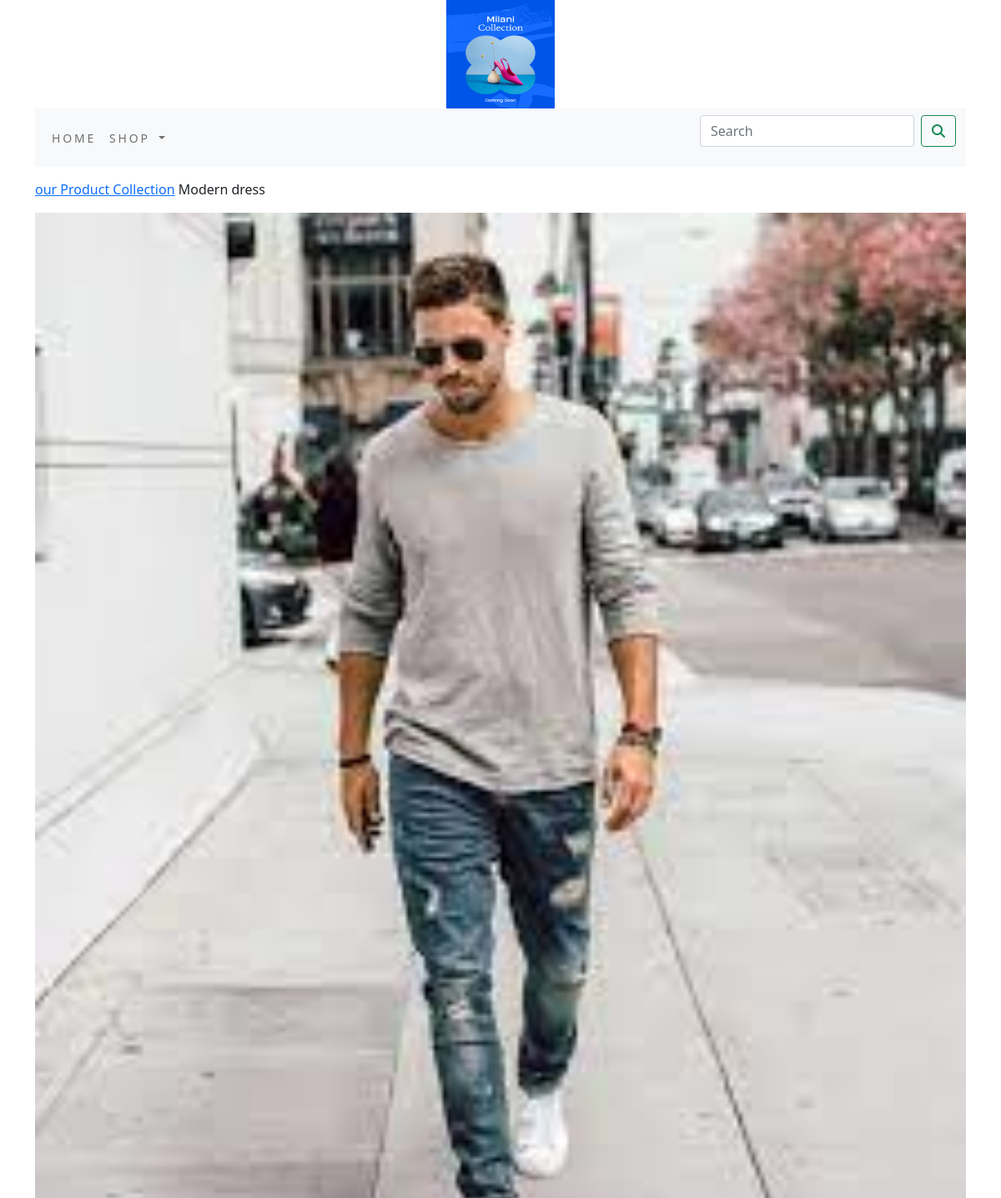
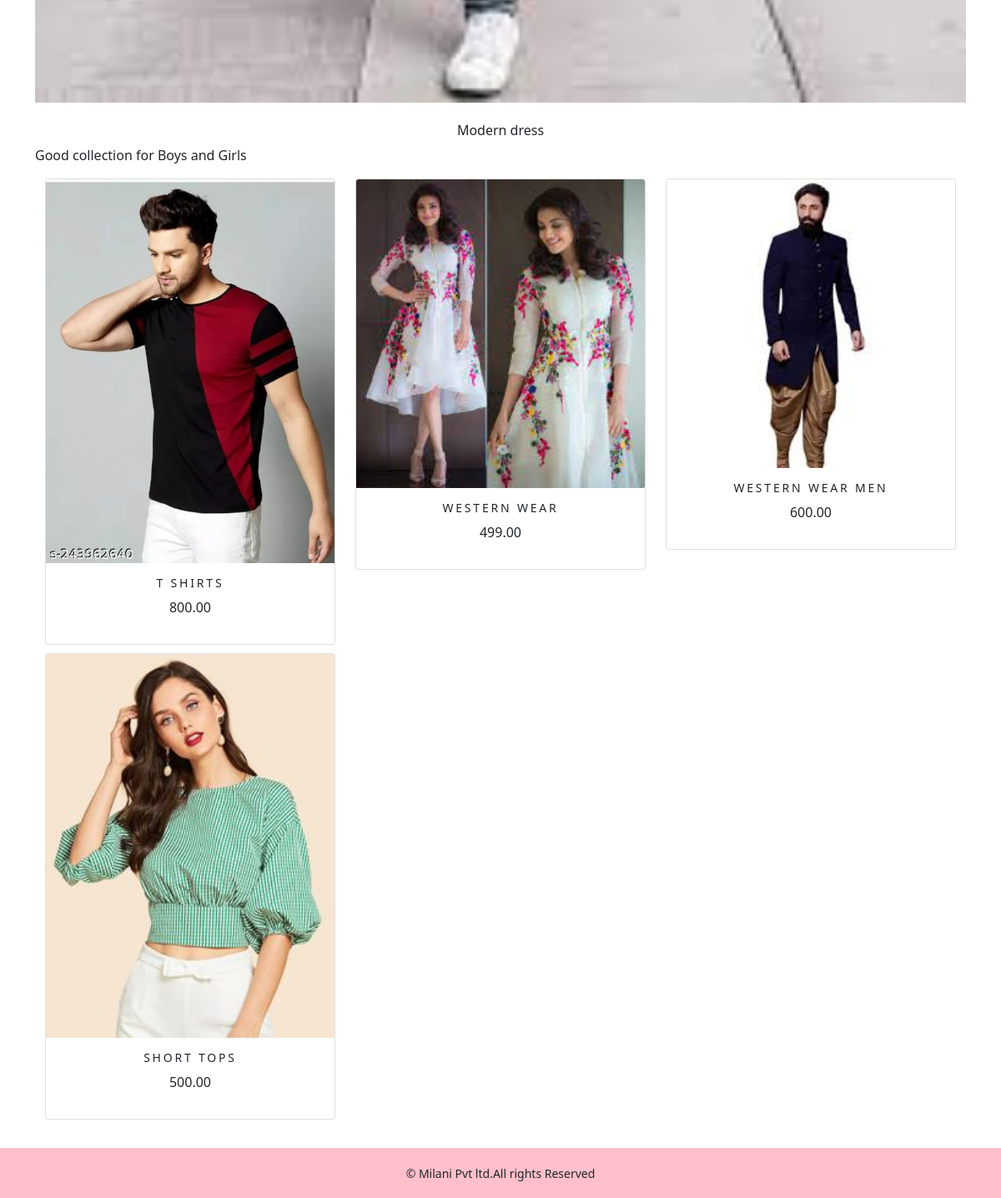
The page /shop/modern-dress/ on the database its author committed (2 pictures, top to bottom).
### shopapp/models.py (models this page shows, shortened)
class Category(models.Model):
    name=models.CharField(max_length=250,unique=True)
    slug=models.SlugField(max_length=250,unique=True)
    description=models.TextField(blank=True)
    image=models.ImageField(upload_to='category',blank=True)
    class Meta:
        ordering=('name',)
        verbose_name='category'
        verbose_name_plural='categories'
    def get_url(self):
        return reverse('shopapp:product_by_category',args=[self.slug])

class Product(models.Model):
    name = models.CharField(max_length=250, unique=True)
    slug = models.SlugField(max_length=250, unique=True)
    description = models.TextField(blank=True)
    price = models.DecimalField(max_digits=10,decimal_places=2)
    category = models.ForeignKey(Category,on_delete=models.CASCADE)
    image = models.ImageField(upload_to='product', blank=True)
    stock = models.IntegerField()
    available = models.BooleanField(default=True)
    created = models.DateTimeField(auto_now_add=True)
    updated = models.DateTimeField(auto_now=True)
    def get_url(self):
        return reverse('shopapp:prodCatdetail',args=[self.category.slug,self.slug])
    class Meta:
        ordering=('name',)
        verbose_name='product'
        verbose_name_plural='products'

### shopapp/views.py (the view)
# urls.py: path('',views.allProdCat,name='allProdCat'),
def allProdCat(request,c_slug=None):
    c_page=None
    products_list=None
    if c_slug!=None:
        c_page=get_object_or_404(Category,slug=c_slug)
        products_list=Product.objects.all().filter(category=c_page,available=True)
    else:
        products_list=Product.objects.all().filter(available=True)
    paginator=Paginator(products_list,6)
    try:
       page=int(request.GET.get('page','1'))
    except:
       page=1
    try:
       products=paginator.page(page)
    except(EmptyPage,InvalidPage):
       products=paginator.page(paginator.num_pages)
    return render(request,'category.html',{'category':c_page,'products':products})

### cart/context_processors.py (called while the page is built)
def counter(request):
    item_count=0
    if 'admin' in request.path:
        return{}
    else:
        try:
            cart=Cart.objects.filter(cart_id=_cart_id(request))
            car_items=CartItem.objects.all().filter(cart=cart[:1])
            for cart_item in car_items:
                item_count +=cart_item.quantity
        except cart.DoesNotExist:
            item_count=0
    return dict(item_count=item_count)

### cart/views.py (called while the page is built)
def _cart_id(request):
    cart=request.session.session_key
    if not cart:
        cart=request.session.create()
    return cart

### shopapp/context_processors.py (called while the page is built)
def menu_links(request):
    links=Category.objects.all()
    return dict(links=links)

### templates/category.html (shortened to what this page needs)
{% extends 'base.html' %}
{% load static %}
{% block content %}
 {%  if category %}
<div>
   <div class="row my_row_class">
       <div class="mx-auto">
      <p><a href="{% url 'shopapp:allProdCat' %}">our Product Collection</a> {{category.name}}</p>
           </div>
   </div>
</div>
  {% endif %}
<div class="mx-auto">
   {% if category %}
     <img class="my_image" src="{{category.image.url}}" alt="{{category.name}}">
</div>
<br>
<div>
   <h1 class="text-center my_title">{{category.name}}</h1>
   <p class="text-justify">{{category.description}}</p>
</div>
  {% endif %}
<div class="container">
    <div class="row mx_auto">
        {% for product in products.object_list %}
        <div class="my_bottom_margin col-9 col-sm-12 col-md-4 col-lg-4">
            <div class="card text-center" style="min-width:18rem;">
                <a href="{{product.get_url}}"><img class="card-img-top my_image" src="{{product.image.url}}" alt="{{product.name}}"></a>
                <div class="card-body">
                    <h4>{{product.name}}</h4>
                    <p>{{product.price}}</p>
                </div>
            </div>
        </div>
        {% endfor %}
    </div>
</div>
<br>
{% endblock %}

### static/css/custom.css (style rules this page uses)
body { font-family: 'Roboto', sans-serif; }
.my_row_class { padding-top:15px; }
.my_image { width:100%; height:auto; }
.my_title { font-size:16px; text_transform:uppercase; letter_spacing: .2em; }
.my_bottom_margin { margin-bottom:10px; }
.card-body h4 { font-size:14px; text-transform:uppercase; letter-spacing:.2em; }

### rows shown on the page
Category: name "Modern dress", image (picture), description "Good collection for Boys and Girls"
Product: image (picture), name "T SHIRTS", price "800.00"
Product: image (picture), name "WESTERN WEAR", price "499.00"
Product: image (picture), name "WESTERN WEAR MEN", price "600.00"
Product: image (picture), name "SHORT TOPS", price "500.00"
